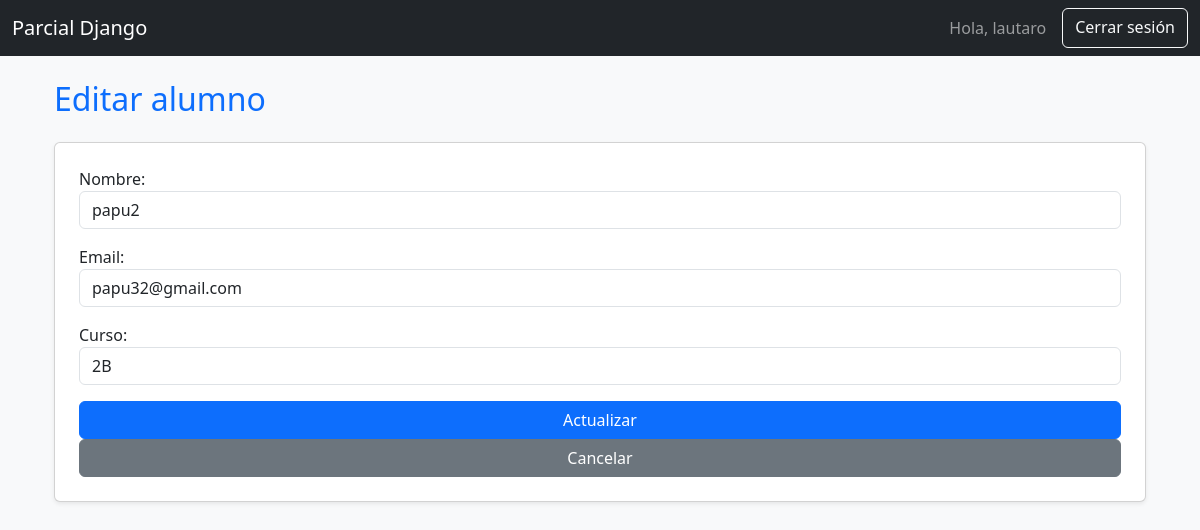
/1/editar/ (signed in), run on the app's committed database.
### alumnos/models.py (models this page shows, shortened)
class Alumno(models.Model):
    usuario = models.ForeignKey(User, on_delete=models.CASCADE)
    nombre = models.CharField(max_length=100)
    email = models.EmailField()
    curso = models.CharField(max_length=100)
    fecha_creacion = models.DateTimeField(auto_now_add=True)

### alumnos/views.py (the view)
# urls.py: path('<int:pk>/editar/', views.editar_alumno, name='editar_alumno'),
@login_required
def editar_alumno(request, pk):
    alumno = get_object_or_404(Alumno, pk=pk, usuario=request.user)
    if request.method == 'POST':
        form = AlumnoForm(request.POST, instance=alumno)
        if form.is_valid():
            form.save()
            return redirect('dashboard')
    else:
        form = AlumnoForm(instance=alumno)
    return render(request, 'alumnos/editar_alumno.html', {'form': form})

### alumnos/forms.py
class AlumnoForm(forms.ModelForm):
    class Meta:
        model = Alumno
        fields = ['nombre', 'email', 'curso']
        widgets = {
            'nombre': forms.TextInput(attrs={'class': 'form-control'}),
            'email': forms.EmailInput(attrs={'class': 'form-control'}),
            'curso': forms.TextInput(attrs={'class': 'form-control'}),
        }

### templates/alumnos/editar_alumno.html (shortened to what this page needs)
{% extends 'base.html' %}
{% block content %}
<div class="container mt-4">
    <h2 class="mb-4">Editar alumno</h2>
    <form method="post" class="card p-4 shadow-sm">
        <div class="mb-3">
            {{ form.nombre.label_tag }}
            {{ form.nombre }}
        </div>
        <div class="mb-3">
            {{ form.email.label_tag }}
            {{ form.email }}
        </div>
        <div class="mb-3">
            {{ form.curso.label_tag }}
            {{ form.curso }}
        </div>
        <button type="submit" class="btn btn-primary">Actualizar</button>
        <a href="{% url 'alumnos:dashboard' %}" class="btn btn-secondary">Cancelar</a>
    </form>
</div>
{% endblock %}

### templates/base.html (shortened to what this page needs)
<!DOCTYPE html>
<html lang="es">
<head>
    <link href="https://cdn.jsdelivr.net/npm/bootstrap@5.3.2/dist/css/bootstrap.min.css" rel="stylesheet">
    {% load static %}
<link rel="stylesheet" href="{% static 'style.css' %}">
</head>
<body>
    <nav class="navbar navbar-expand-lg navbar-dark bg-dark mb-4">
        <div class="container-fluid">
            <a class="navbar-brand" href="#">Parcial Django</a>
<div class="d-flex">
    {% if user.is_authenticated %}
        <span class="navbar-text me-3">Hola, {{ user.username }}</span>
        <a href="{% url 'cuentas:logout' %}" class="btn btn-outline-light">Cerrar sesión</a>
    {% else %}
        <a href="{% url 'cuentas:login' %}" class="btn btn-outline-light">Iniciar sesión</a>
    {% endif %}
</div>
        </div>
    </nav>
    <div class="container">
        {% block content %}{% endblock %}
    </div>
</body>
</html>

### static/style.css (style rules this page uses)
body { background-color: #f8f9fa; }
h2 { color: #0d6efd; }

### data on the page
Alumno: nombre "papu2", email "papu32@gmail.com", curso "2B"

### other printed values
{{ user.username }} "lautaro"
